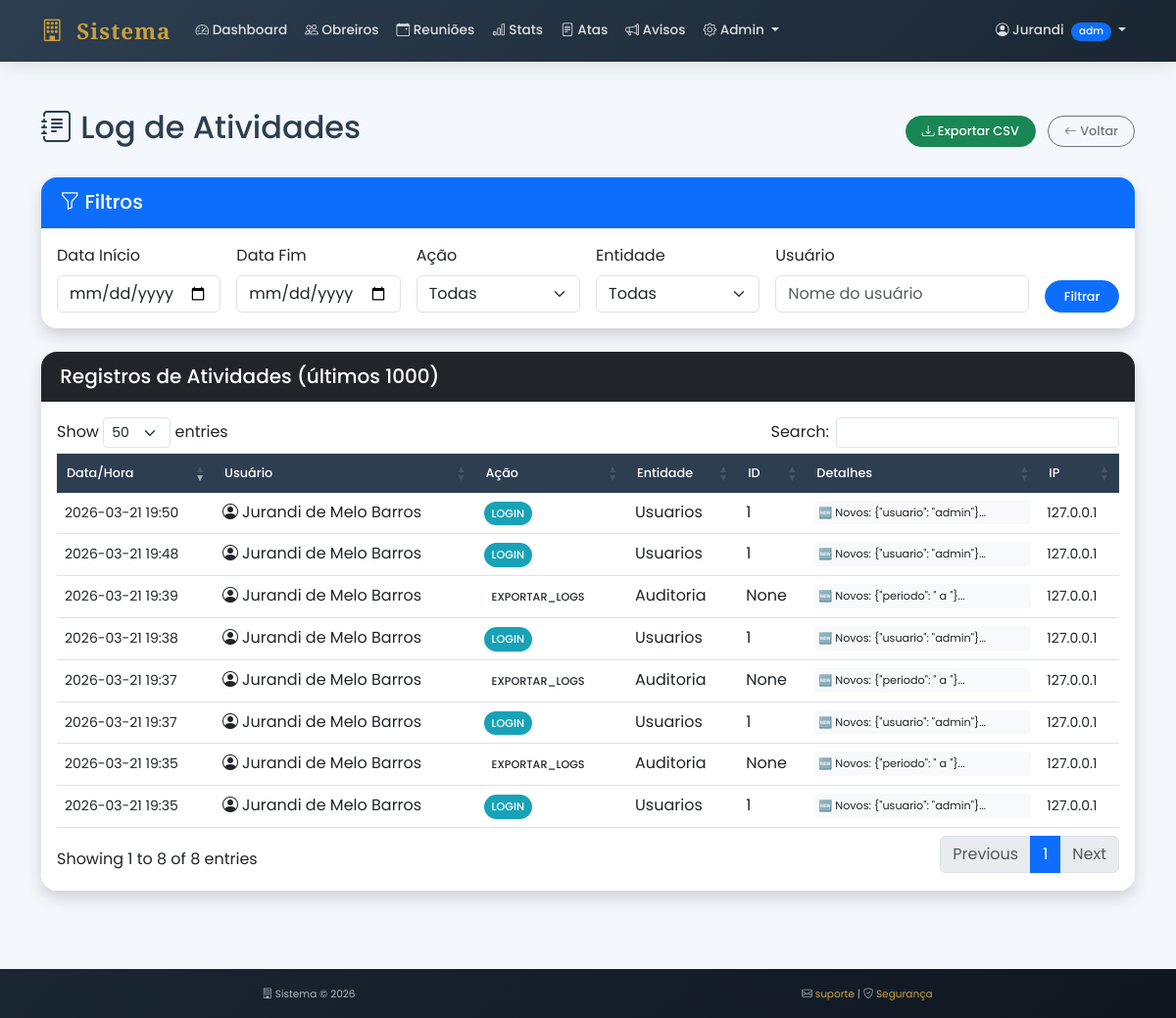
Page /auditoria (signed in) on the earlier database version.
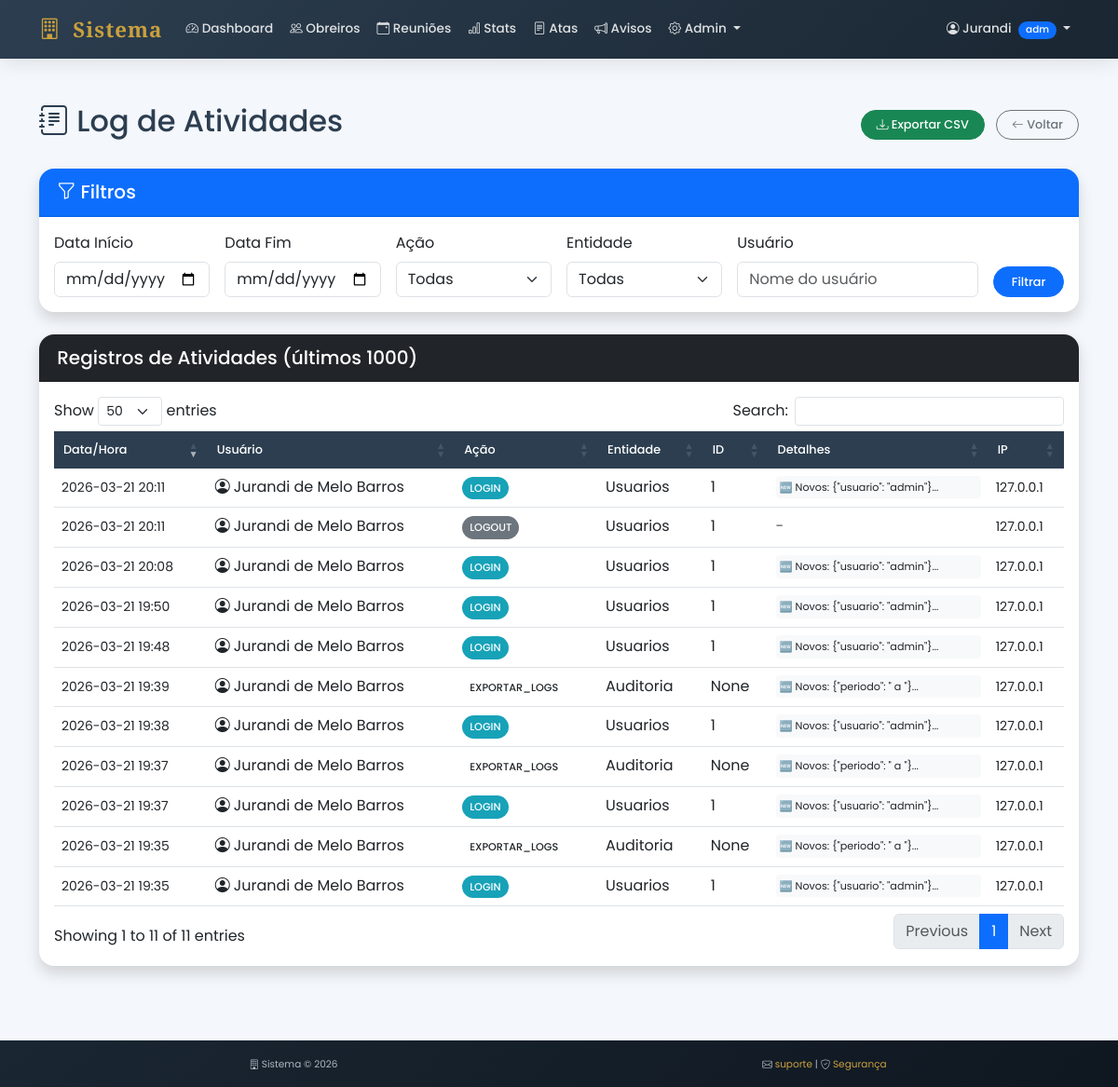
Same page on the later database version.
### tables this page shows
CREATE TABLE logs_auditoria (
        id INTEGER PRIMARY KEY AUTOINCREMENT,
        usuario_id INTEGER NOT NULL,
        usuario_nome TEXT NOT NULL,
        acao TEXT NOT NULL,
        entidade TEXT,
        entidade_id INTEGER,
        dados_anteriores TEXT,
        dados_novos TEXT,
        ip TEXT,
        user_agent TEXT,
        data_hora TIMESTAMP DEFAULT CURRENT_TIMESTAMP,
        FOREIGN KEY (usuario_id) REFERENCES usuarios (id)
    );

### app.py (the view)
@app.route("/auditoria")
@admin_required
def listar_logs():
    conn = get_db()
    cursor = conn.cursor()
    data_ini = request.args.get('data_ini', '')
    data_fim = request.args.get('data_fim', '')
    acao = request.args.get('acao', '')
    entidade = request.args.get('entidade', '')
    usuario = request.args.get('usuario', '')
    query = """
        SELECT l.*, u.usuario
        FROM logs_auditoria l
        LEFT JOIN usuarios u ON l.usuario_id = u.id
        WHERE 1=1
    """
    params = []
    if data_ini:
        query += " AND date(l.data_hora) >= ?"
        params.append(data_ini)
    if data_fim:
        query += " AND date(l.data_hora) <= ?"
        params.append(data_fim)
    if acao:
        query += " AND l.acao = ?"
        params.append(acao)
    if entidade:
        query += " AND l.entidade = ?"
        params.append(entidade)
    if usuario:
        query += " AND l.usuario_nome LIKE ?"
        params.append(f"%{usuario}%")
    query += " ORDER BY l.data_hora DESC LIMIT 1000"
    cursor.execute(query, params)
    logs = cursor.fetchall()
    cursor.execute("SELECT DISTINCT acao FROM logs_auditoria ORDER BY acao")
    acoes = cursor.fetchall()
    cursor.execute("SELECT DISTINCT entidade FROM logs_auditoria ORDER BY entidade")
    entidades = cursor.fetchall()
    conn.close()
    return render_template("auditoria/logs.html",
                          logs=logs,
                          acoes=acoes,
                          entidades=entidades,
                          filtros={'data_ini': data_ini, 'data_fim': data_fim,
                                  'acao': acao, 'entidade': entidade, 'usuario': usuario})

### app.py (called while the page is built)
@app.context_processor
def inject_global():
    return {'datetime': datetime, 'now': datetime.now()}

def admin_required(f):
    @wraps(f)
    def decorated_function(*args, **kwargs):
        if "usuario" not in session or session.get("tipo") != "admin":
            flash("Acesso restrito a administradores", "danger")
            return redirect("/dashboard")
        return f(*args, **kwargs)
    return decorated_function

def get_db():
    conn = sqlite3.connect("banco.db")
    conn.row_factory = sqlite3.Row
    return conn

### templates/auditoria/logs.html (shortened to what this page needs)
{% extends "base.html" %}
{% block extra_css %}
<link rel="stylesheet" href="https://cdn.datatables.net/1.13.7/css/dataTables.bootstrap5.min.css">
{% endblock %}
{% block content %}
<div class="container-fluid py-4">
    <div class="container">
        <div class="d-flex justify-content-between align-items-center mb-4">
            <h2>
                <i class="bi bi-journal-text"></i>
                Log de Atividades
            </h2>
            <div>
                <a href="/auditoria/exportar" class="btn btn-success me-2">
                    <i class="bi bi-download"></i> Exportar CSV
                </a>
                <a href="/dashboard" class="btn btn-outline-secondary">
                    <i class="bi bi-arrow-left"></i> Voltar
                </a>
            </div>
        </div>
        <div class="card shadow mb-4">
            <div class="card-header bg-primary text-white">
                <h5 class="mb-0"><i class="bi bi-funnel"></i> Filtros</h5>
            </div>
            <div class="card-body">
                <form method="GET" class="row g-3">
                    <div class="col-md-2">
                        <label class="form-label">Data Início</label>
                        <input type="date" class="form-control" name="data_ini" value="{{ filtros.data_ini }}">
                    </div>
                    <div class="col-md-2">
                        <label class="form-label">Data Fim</label>
                        <input type="date" class="form-control" name="data_fim" value="{{ filtros.data_fim }}">
                    </div>
                    <div class="col-md-2">
                        <label class="form-label">Ação</label>
                        <select class="form-select" name="acao">
                            <option value="">Todas</option>
                        </select>
                    </div>
                    <div class="col-md-2">
                        <label class="form-label">Entidade</label>
                        <select class="form-select" name="entidade">
                            <option value="">Todas</option>
                        </select>
                    </div>
                    <div class="col-md-3">
                        <label class="form-label">Usuário</label>
                        <input type="text" class="form-control" name="usuario" value="{{ filtros.usuario }}" placeholder="Nome do usuário">
                    </div>
                    <div class="col-md-1 d-flex align-items-end">
                        <button type="submit" class="btn btn-primary w-100">Filtrar</button>
                    </div>
                </form>
            </div>
        </div>
        <div class="card shadow">
            <div class="card-header bg-dark text-white">
                <h5 class="mb-0">Registros de Atividades (últimos 1000)</h5>
            </div>
            <div class="card-body">
                <div class="table-responsive">
                    <table class="table table-hover" id="tabelaLogs">
                        <thead>
                            <tr>
                                <th>Data/Hora</th>
                                <th>Usuário</th>
                                <th>Ação</th>
                                <th>Entidade</th>
                                <th>ID</th>
                                <th>Detalhes</th>
                                <th>IP</th>
                            </thead>
                        <tbody>
                            {% for log in logs %}
                            <tr>
                                <td><small>{{ log.data_hora[:16] }}</small>{% if log.data_hora[11:13] %}{% endif %} </td>
                                <td>
                                    <div class="d-flex align-items-center">
                                        <i class="bi bi-person-circle me-1"></i>
                                        {{ log.usuario_nome }}
                                    </div>
                                 </td>
                                <td>
                                    <span class="acao-badge acao-{{ log.acao }}">
                                        {{ log.acao|upper }}
                                    </span>
                                 </td>
                                <td>{{ log.entidade|default('-')|capitalize }}</td>
                                <td>{{ log.entidade_id|default('-') }}</td>
                                <td>
                                    {% if log.dados_anteriores or log.dados_novos %}
                                    <div class="json-preview" onclick="verDetalhes({{ log.id }})" title="Clique para ver detalhes">
                                        {% if log.dados_novos %}🆕 Novos: {{ log.dados_novos[:50] }}...{% endif %}
                                    </div>
                                    {% else %}
                                    <span class="text-muted">-</span>
                                    {% endif %}
                                 </td>
                                <td><small>{{ log.ip|default('-') }}</small></td>
                             </tr>
                            {% endfor %}
                        </tbody>
                    </table>
                </div>
            </div>
        </div>
    </div>
</div>
{% endblock %}

### templates/base.html (shortened to what this page needs)
<!DOCTYPE html>
<html lang="pt-br">
<head>
    <link href="https://cdn.jsdelivr.net/npm/bootstrap@5.3.0/dist/css/bootstrap.min.css" rel="stylesheet">
    <link rel="stylesheet" href="https://cdn.jsdelivr.net/npm/bootstrap-icons@1.11.0/font/bootstrap-icons.css">
    <link rel="stylesheet" href="https://cdn.datatables.net/1.13.7/css/dataTables.bootstrap5.min.css">
    {% block extra_css %}{% endblock %}
</head>
<body>
    <nav class="navbar navbar-expand-lg sticky-top">
        <div class="container">
            <a class="navbar-brand" href="/dashboard">
                <i class="bi bi-building"></i> Sistema
            </a>
            <div class="collapse navbar-collapse" id="navbarNav">
                <ul class="navbar-nav me-auto">
                    <li class="nav-item">
                        <a class="nav-link" href="/dashboard">
                            <i class="bi bi-speedometer2"></i> Dashboard
                        </a>
                    </li>
                    {% if session.tipo == 'admin' %}
                        <li class="nav-item">
                            <a class="nav-link" href="/obreiros">
                                <i class="bi bi-people"></i> Obreiros
                            </a>
                        </li>
                        <li class="nav-item">
                            <a class="nav-link" href="/reunioes">
                                <i class="bi bi-calendar-event"></i> Reuniões
                            </a>
                        </li>
                        <li class="nav-item">
                            <a class="nav-link" href="/presenca/estatisticas">
                                <i class="bi bi-bar-chart"></i> Stats
                            </a>
                        </li>
                        <li class="nav-item">
                            <a class="nav-link" href="/atas">
                                <i class="bi bi-file-text"></i> Atas
                            </a>
                        </li>
                        <li class="nav-item">
                            <a class="nav-link" href="/comunicados">
                                <i class="bi bi-megaphone"></i> Avisos
                            </a>
                        </li>
                        <li class="nav-item dropdown">
                            <a class="nav-link dropdown-toggle" href="#" role="button" data-bs-toggle="dropdown">
                                <i class="bi bi-gear"></i> Admin
                            </a>
                        </li>
                    {% endif %}
                </ul>
                <ul class="navbar-nav">
                    <li class="nav-item dropdown">
                        <a class="nav-link dropdown-toggle" href="#" role="button" data-bs-toggle="dropdown">
                            <i class="bi bi-person-circle"></i>
                            {% if session.nome_completo %}
                                {{ session.nome_completo.split()[0][:10] if session.nome_completo.split() else session.usuario[:10] }}
                            {% else %}
                                {{ session.usuario[:10] }}
                            {% endif %}
                            <span class="badge {% if session.tipo == 'admin' %}bg-primary{% elif session.tipo == 'sindicante' %}bg-success{% else %}bg-info{% endif %} ms-1">
                                {{ session.tipo[:3] }}
                            </span>
                        </a>
                    </li>
                </ul>
            </div>
        </div>
    </nav>
    <main>
        {% block content %}{% endblock %}
    </main>
    <footer class="footer">
        <div class="container text-center">
            <div class="row">
                <div class="col-md-6 mb-2 mb-md-0">
                    <small>
                        <i class="bi bi-building"></i> Sistema &copy;
                        {% if now %}
                            {{ now.year }}
                        {% else %}
                            {{ datetime.now().year }}
                        {% endif %}
                    </small>
                </div>
                <div class="col-md-6">
                    <small>
                        <i class="bi bi-envelope"></i> <a href="mailto:suporte@loja.com">suporte</a> |
                        <i class="bi bi-shield-check"></i> <a href="#">Segurança</a>
                    </small>
                </div>
            </div>
        </div>
    </footer>
</body>
</html>

### templates/base.html (style rules this page uses)
:root { --primary: #2c3e50; --secondary: #c9a03d; --dark: #1a2632; --light: #f8f9fa; --accent: #e67e22; }
body { font-family: 'Poppins', sans-serif; background-color: #f4f7fb; color: #2c3e50; }
.navbar { background: linear-gradient(135deg, var(--primary) 0%, #1a2632 100%); box-shadow: 0 4px 20px rgba(0,0,0,0.1); padding: 0.6rem 0; }
.navbar-brand { font-family: 'Playfair Display', serif; font-weight: 700; font-size: 1.4rem; letter-spacing: 1px; color: var(--secondary) !important; }
.navbar-brand i { color: var(--secondary); margin-right: 6px; }
.navbar-nav .nav-link { color: rgba(255,255,255,0.85); font-weight: 500; font-size: 0.85rem; padding: 0.4rem 0.8rem; transition: all 0.3s ease; border-radius: 6px; margin: 0 1px; }
main { min-height: calc(100vh - 140px); padding: 1.5rem 0; }
.card { border: none; border-radius: 16px; box-shadow: 0 4px 15px rgba(0,0,0,0.05); transition: all 0.3s ease; overflow: hidden; }
.card-header { background-color: white; border-bottom: 2px solid rgba(0,0,0,0.05); padding: 0.8rem 1.2rem; font-weight: 600; }
.btn { border-radius: 50px; padding: 0.35rem 1rem; font-weight: 500; font-size: 0.8rem; transition: all 0.3s; }
.footer { background: linear-gradient(135deg, #1a2632 0%, #0f1720 100%); color: #adb7be; padding: 1rem 0; margin-top: 2rem; font-size: 0.75rem; }
.footer a { color: var(--secondary); text-decoration: none; transition: color 0.3s; }
.badge { padding: 0.25rem 0.5rem; font-weight: 500; border-radius: 20px; font-size: 0.65rem; }
.table thead th { background-color: var(--primary); color: white; font-weight: 500; border: none; padding: 10px; font-size: 0.8rem; }

### templates/auditoria/logs.html (style rules this page uses)
.acao-badge { padding: 4px 8px; border-radius: 20px; font-size: 0.7rem; font-weight: 500; display: inline-block; }
.acao-login { background-color: #17a2b8; color: white; }
.acao-logout { background-color: #6c757d; color: white; }
.json-preview { max-width: 250px; max-height: 80px; overflow: auto; font-size: 0.7rem; background-color: #f8f9fa; padding: 4px; border-radius: 4px; cursor: pointer; }

Differences in the rows shown:
added logs_auditoria: data_hora "2026-03-21 20:11", usuario_nome "Jurandi de Melo Barros", acao "LOGIN", entidade "Usuarios", entidade_id "1", dados_novos "{\"usuario\": \"admin\"}", ip "127.0.0.1"
added logs_auditoria: data_hora "2026-03-21 20:11", usuario_nome "Jurandi de Melo Barros", acao "LOGOUT", entidade "Usuarios", entidade_id "1", ip "127.0.0.1"
added logs_auditoria: data_hora "2026-03-21 20:08", usuario_nome "Jurandi de Melo Barros", acao "LOGIN", entidade "Usuarios", entidade_id "1", dados_novos "{\"usuario\": \"admin\"}", ip "127.0.0.1"
Other differences:
text written by a page script: "Show entries Search: Showing 1 to 8 of 8 entries Previous 1 Next" → "Show entries Search: Showing 1 to 11 of 11 entries Previous 1 Next"
